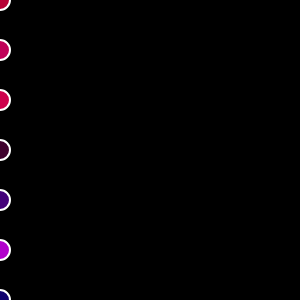
Frame 1 (no input)
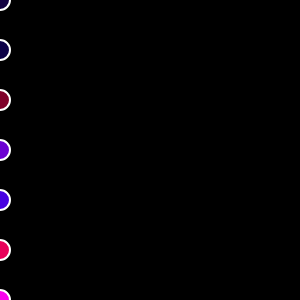
Frame 60 (no input)
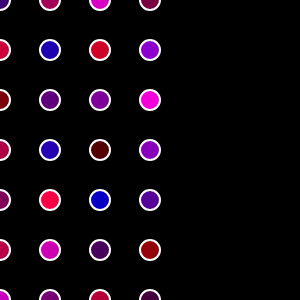
Frame 120 (the mouse pressed at the canvas centre since frame 60)

The p5.js sketch that drew these frames (run headless with seeded random() and noise() and a simulated clock; from frame 60 on, the mouse is pressed at the canvas centre):

// p5.js sketch
// ── sketch.js
function setup() {
  createCanvas(300, 300);
}

function draw() {
  background(0);
  noFill();
  stroke(255);
  strokeWeight(2);
  for(var x=0 ; x<=mouseX ;x=x+50){
    for(var y=0; y<=height ; y=y+50){
   fill(random(255),0,random(255));
    ellipse(x,y,20,20);
  }}
}
